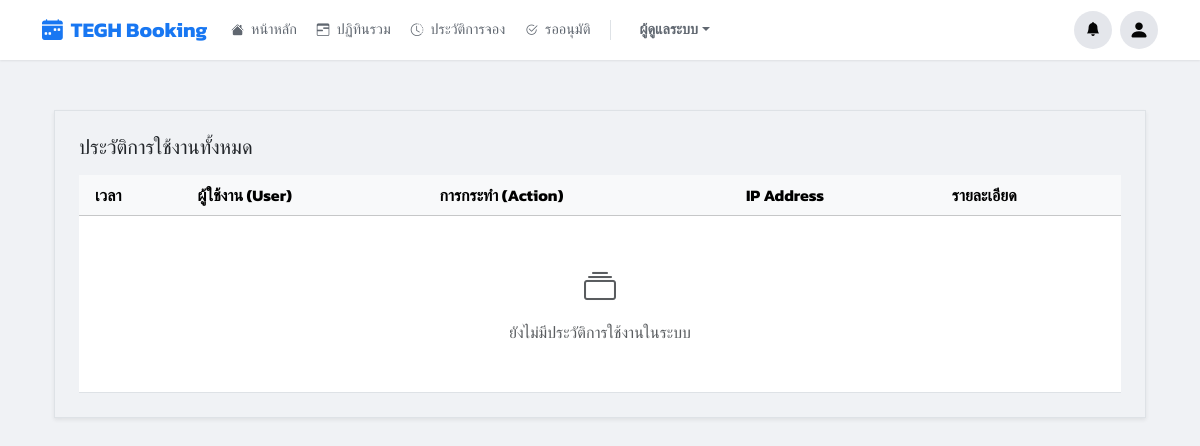
Before: /manage/logs/?page=2 (signed in) with the older database file.
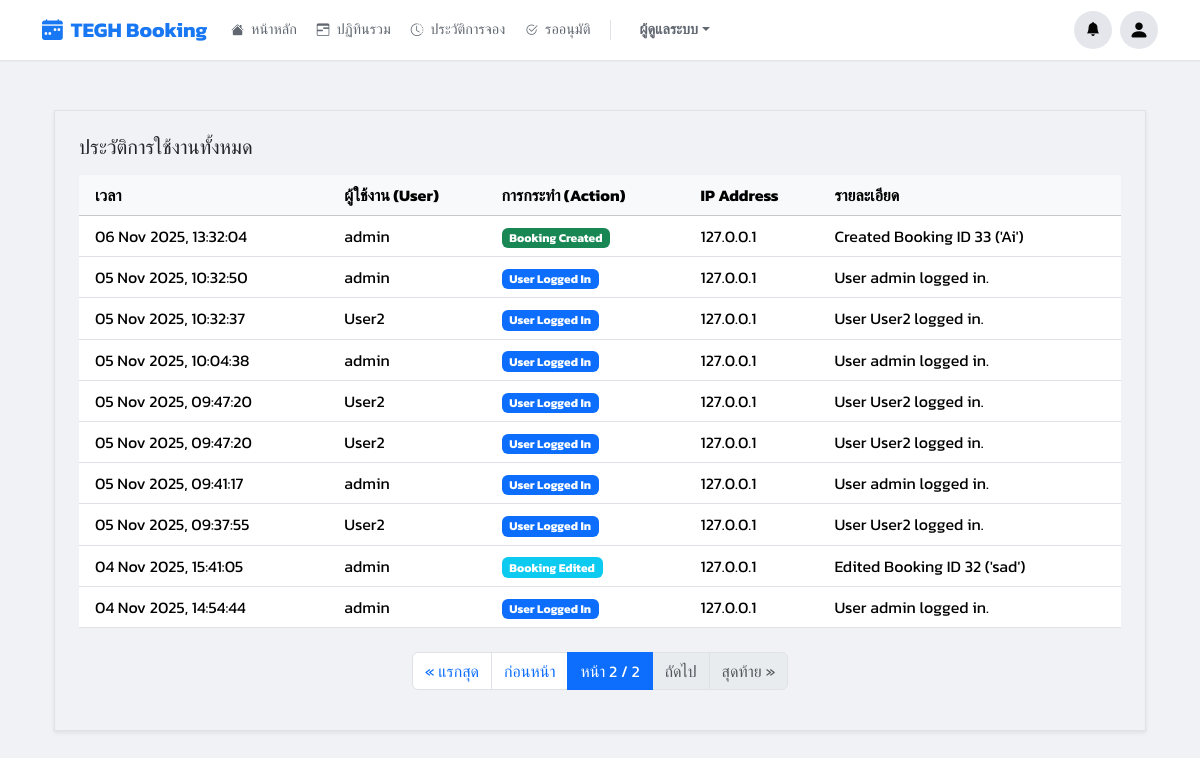
After: the same page with the newer database file.
### booking/models.py (models this page shows, shortened)
class AuditLog(models.Model):
    ACTION_CHOICES = [
        ('LOGIN', 'User Logged In'),
        ('BOOKING_CREATED', 'Booking Created'),
        ('BOOKING_EDITED', 'Booking Edited'),
        ('BOOKING_CANCELLED', 'Booking Cancelled'),
        ('BOOKING_APPROVED', 'Booking Approved'),
        ('BOOKING_REJECTED', 'Booking Rejected'),
    ]
    user = models.ForeignKey(User, on_delete=models.SET_NULL, null=True, blank=True)
    action = models.CharField(max_length=20, choices=ACTION_CHOICES)
    timestamp = models.DateTimeField(auto_now_add=True)
    details = models.TextField(blank=True, null=True)
    ip_address = models.GenericIPAddressField(null=True, blank=True)
    class Meta:
        ordering = ['-timestamp']

### booking/views.py (the view)
# urls.py: path('manage/logs/', views.audit_log_view, name='audit_log'),
@login_required
def audit_log_view(request): return render(request, 'pages/audit_log.html', {**get_base_context(request), 'page_obj': Paginator(AuditLog.objects.all().order_by('-timestamp'), 25).get_page(request.GET.get('page'))})

### booking/views.py (called while the page is built)
def is_admin(user):
    return user.is_authenticated and (user.is_superuser or user.groups.filter(name='Admin').exists())

def is_approver_or_admin(user):
    return user.is_authenticated and (user.is_superuser or user.groups.filter(name__in=['Approver', 'Admin']).exists())

### templates/pages/audit_log.html (shortened to what the changed rows need)
{% extends 'base.html' %}
{% load static %}
{% block content %}
<div class="container-fluid py-4">
    <div class="content-card shadow-sm border p-3 p-md-4">
        <div class="table-responsive">
            <table class="table table-hover mb-0 align-middle">
                <thead class="table-light">
                    <tr>
                        <th scope="col" class="ps-3">เวลา</th>
                        <th scope="col">ผู้ใช้งาน (User)</th>
                        <th scope="col">การกระทำ (Action)</th>
                        <th scope="col">IP Address</th>
                        <th scope="col">รายละเอียด</th>
                    </tr>
                </thead>
                <tbody>
                    {% for log in page_obj %}
                    <tr>
                        <td class="ps-3">{{ log.timestamp|date:"d M Y, H:i:s" }}</td>
                        <td>
                            {% if log.user %}
                                {{ log.user.username }}
                            {% else %}
                                <span class="text-muted small">(N/A)</span>
                            {% endif %}
                        </td>
                        <td>
                            <span class="badge
                                {% if log.action == 'LOGIN' %}bg-primary
                                {% elif log.action == 'BOOKING_CREATED' %}bg-success
                                {% elif log.action == 'BOOKING_EDITED' %}bg-info
                                {% elif log.action == 'BOOKING_APPROVED' %}bg-success
                                {% elif log.action == 'BOOKING_REJECTED' %}bg-warning text-dark
                                {% elif log.action == 'BOOKING_CANCELLED' %}bg-danger
                                {% else %}bg-secondary{% endif %}">
                                {{ log.get_action_display }}
                            </span>
                        </td>
                        <td>{{ log.ip_address|default:"-" }}</td>
                        <td>{{ log.details|default:"-" }}</td>
                    </tr>
                    {% empty %}
                    <tr>
                        <td colspan="5" class="text-center text-muted py-5">
                            <i class="bi bi-collection fs-2 d-block mb-2"></i>
                            ยังไม่มีประวัติการใช้งานในระบบ
                        </td>
                    </tr>
                    {% endfor %}
                </tbody>
            </table>
        </div>
        {% if page_obj.has_other_pages %}
            <nav aria-label="Page navigation" class="mt-4">
                <ul class="pagination justify-content-center">
                    {% if page_obj.has_previous %}
                        <li class="page-item"><a class="page-link" href="?page=1">&laquo; แรกสุด</a></li>
                        <li class="page-item"><a class="page-link" href="?page={{ page_obj.previous_page_number }}">ก่อนหน้า</a></li>
                    {% else %}
                        <li class="page-item disabled"><span class="page-link">&laquo; แรกสุด</span></li>
                        <li class="page-item disabled"><span class="page-link">ก่อนหน้า</span></li>
                    {% endif %}
                    <li class="page-item active" aria-current="page">
                        <span class="page-link">หน้า {{ page_obj.number }} / {{ page_obj.paginator.num_pages }}</span>
                    </li>
                    {% if page_obj.has_next %}
                        <li class="page-item"><a class="page-link" href="?page={{ page_obj.next_page_number }}">ถัดไป</a></li>
                        <li class="page-item"><a class="page-link" href="?page={{ page_obj.paginator.num_pages }}">สุดท้าย &raquo;</a></li>
                    {% else %}
                        <li class="page-item disabled"><span class="page-link">ถัดไป</span></li>
                        <li class="page-item disabled"><span class="page-link">สุดท้าย &raquo;</span></li>
                    {% endif %}
                </ul>
            </nav>
        {% endif %}
    </div>
</div>
{% endblock %}

Changed rows visible on the page:
added AuditLog: timestamp "06 Nov 2025, 13:32:04", user.username "admin", action "Booking Created", ip_address "127.0.0.1", details "Created Booking ID 33 ('Ai')"
added AuditLog: timestamp "05 Nov 2025, 10:32:50", user.username "admin", action "User Logged In", ip_address "127.0.0.1", details "User admin logged in."
added AuditLog: timestamp "05 Nov 2025, 10:32:37", user.username "User2", action "User Logged In", ip_address "127.0.0.1", details "User User2 logged in."
added AuditLog: timestamp "05 Nov 2025, 10:04:38", user.username "admin", action "User Logged In", ip_address "127.0.0.1", details "User admin logged in."
added AuditLog: timestamp "05 Nov 2025, 09:47:20", user.username "User2", action "User Logged In", ip_address "127.0.0.1", details "User User2 logged in."
added AuditLog: timestamp "05 Nov 2025, 09:47:20", user.username "User2", action "User Logged In", ip_address "127.0.0.1", details "User User2 logged in."
added AuditLog: timestamp "05 Nov 2025, 09:41:17", user.username "admin", action "User Logged In", ip_address "127.0.0.1", details "User admin logged in."
added AuditLog: timestamp "05 Nov 2025, 09:37:55", user.username "User2", action "User Logged In", ip_address "127.0.0.1", details "User User2 logged in."
added AuditLog: timestamp "04 Nov 2025, 15:41:05", user.username "admin", action "Booking Edited", ip_address "127.0.0.1", details "Edited Booking ID 32 ('sad')"
added AuditLog: timestamp "04 Nov 2025, 14:54:44", user.username "admin", action "User Logged In", ip_address "127.0.0.1", details "User admin logged in."
Other visible differences:
{{ page_obj.number }}: (not shown) → "2"
{{ page_obj.paginator.num_pages }}: (not shown) → "2"
text no longer shown: "ยังไม่มีประวัติการใช้งานในระบบ"
text now shown: "« แรกสุด ก่อนหน้า หน้า / ถัดไป สุดท้าย »"
